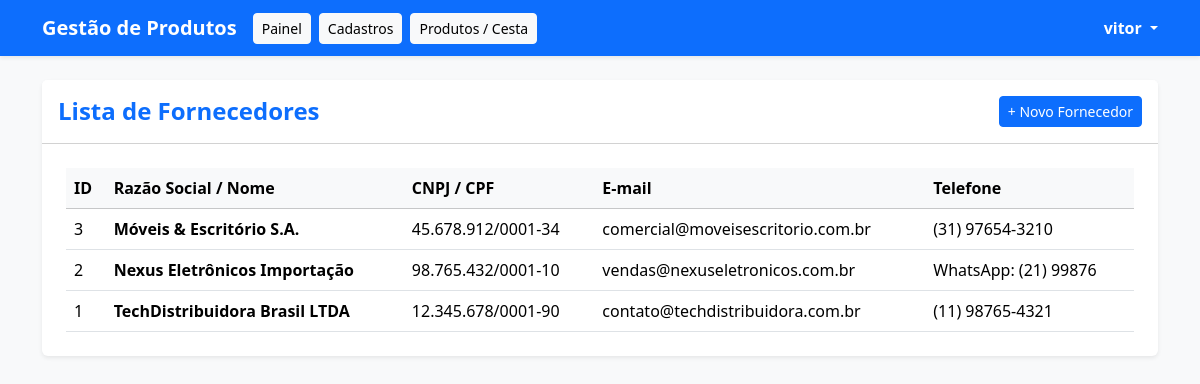
The page /SistemaDeGestaoDeProdutos/fornecedor.php (signed in) on the database its author committed.
### tables this page shows
CREATE TABLE `fornecedores` (
  `id` int(11) NOT NULL,
  `nome` varchar(255) NOT NULL,
  `cnpj` varchar(20) NOT NULL,
  `email` varchar(255) DEFAULT NULL,
  `telefone` varchar(20) DEFAULT NULL,
  `created_at` timestamp NOT NULL DEFAULT current_timestamp()
);

### SistemaDeGestaoDeProdutos/fornecedor.php (the view, shortened to what this page needs)
<?php
require_once "conexao.php";
try {
    $sql = "SELECT * FROM fornecedores ORDER BY id DESC";
    $stmt = $pdo->query($sql);
    $fornecedores = $stmt->fetchAll(PDO::FETCH_ASSOC);
} catch (PDOException $e) {
    $fornecedores = [];
}
?>
<!DOCTYPE html>
<html lang="pt-br">
<head>
    <link href="https://cdn.jsdelivr.net/npm/bootstrap@5.3.3/dist/css/bootstrap.min.css" rel="stylesheet">
</head>
<body class="bg-light">
    <nav class="navbar navbar-expand-lg navbar-dark bg-primary shadow-sm mb-4">
        <div class="container">
            <a class="navbar-brand fw-bold" href="painel.php">Gestão de Produtos</a>
            <div class="d-flex align-items-center me-auto">
                <a href="painel.php" class="btn btn-light btn-sm me-2">Painel</a>
                <a href="cadastros.php" class="btn btn-light btn-sm me-2">Cadastros</a>
                <a href="produtos.php" class="btn btn-light btn-sm me-2">Produtos / Cesta</a>
            </div>
            <div class="dropdown user-dropdown">
                <a href="#" class="text-white text-decoration-none dropdown-toggle fw-semibold" id="dropdownUser" data-bs-toggle="dropdown" aria-expanded="false">
                    <?php echo htmlspecialchars($_SESSION["usuario_nome"] ?? "Usuário"); ?>
                </a>
            </div>
        </div>
    </nav>
    <div class="container mb-5">
        <div class="row">
            <div class="col-12">
                <div class="card shadow-sm border-0">
                    <div class="card-header bg-white py-3 d-flex justify-content-between align-items-center">
                        <h4 class="card-title m-0 text-primary fw-bold">Lista de Fornecedores</h4>
                        <a href="cadastros.php" class="btn btn-primary btn-sm">+ Novo Fornecedor</a>
                    </div>
                    <div class="card-body p-4">
                        <?php if (empty($fornecedores)): ?>
                            <p class="text-muted m-0">Nenhum fornecedor cadastrado no momento.</p>
                        <?php else: ?>
                            <div class="table-responsive">
                                <table class="table table-hover align-middle mb-0">
                                    <thead class="table-light">
                                        <tr>
                                            <th>ID</th>
                                            <th>Razão Social / Nome</th>
                                            <th>CNPJ / CPF</th>
                                            <th>E-mail</th>
                                            <th>Telefone</th>
                                        </tr>
                                    </thead>
                                    <tbody>
                                        <?php foreach ($fornecedores as $f): ?>
                                            <tr>
                                                <td><?= $f['id']; ?></td>
                                                <td class="fw-semibold"><?= htmlspecialchars($f['nome']); ?></td>
                                                <td><?= htmlspecialchars($f['cnpj']); ?></td>
                                                <td><?= htmlspecialchars($f['email'] ?? '-'); ?></td>
                                                <td><?= htmlspecialchars($f['telefone'] ?? '-'); ?></td>
                                            </tr>
                                        <?php endforeach; ?>
                                    </tbody>
                                </table>
                            </div>
                        <?php endif; ?>
                    </div>
                </div>
            </div>
        </div>
    </div>
</body>
</html>

### rows shown on the page
fornecedores: id "3", nome "Móveis & Escritório S.A.", cnpj "45.678.912/0001-34", email "comercial@moveisescritorio.com.br", telefone "(31) 97654-3210"
fornecedores: id "2", nome "Nexus Eletrônicos Importação", cnpj "98.765.432/0001-10", email "vendas@nexuseletronicos.com.br", telefone "WhatsApp: (21) 99876"
fornecedores: id "1", nome "TechDistribuidora Brasil LTDA", cnpj "12.345.678/0001-90", email "contato@techdistribuidora.com.br", telefone "(11) 98765-4321"

### other values the page prints
$_SESSION["usuario_nome"] "vitor"
